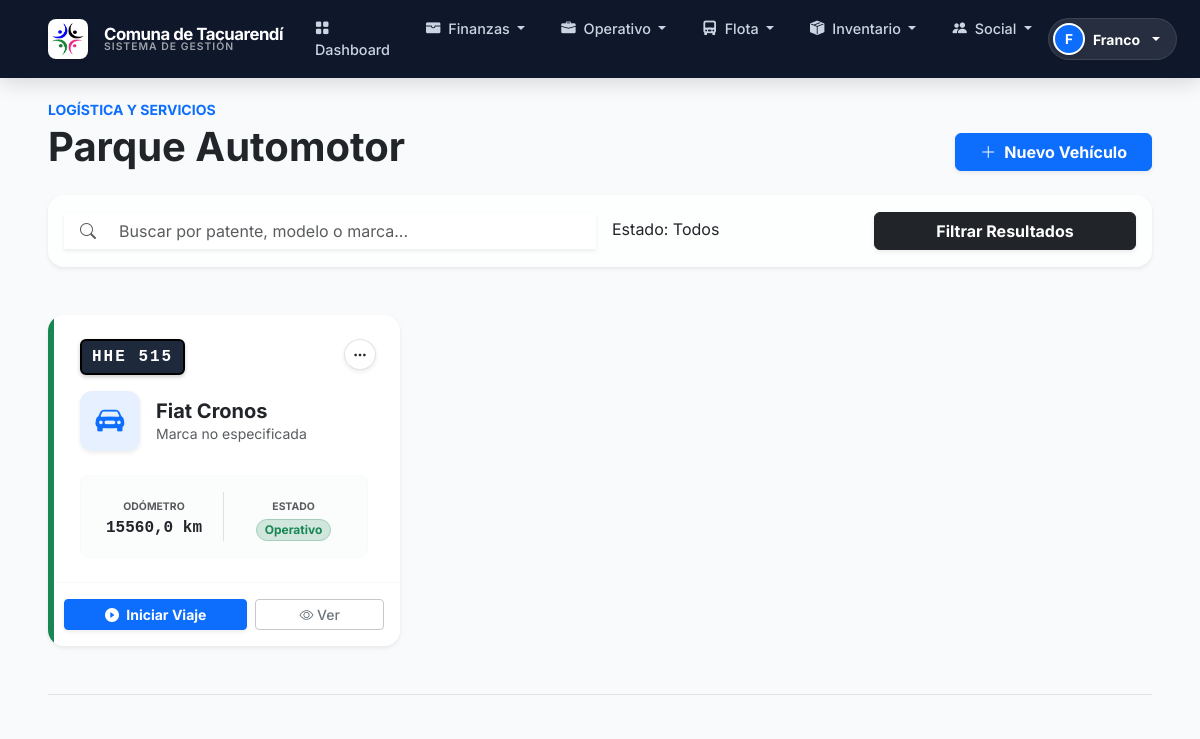
The app's page /flota/vehiculos/ (signed in) with its own data.
### finanzas/models.py (models this page shows, shortened)
class Vehiculo(models.Model):
    TIPO_CAMIONETA = "CAMIONETA"
    TIPO_CAMION = "CAMION"
    TIPO_MAQUINARIA = "MAQUINARIA"
    TIPO_AUTO = "AUTO"
    TIPO_OTRO = "OTRO"
    TIPOS_CHOICES = [
        (TIPO_CAMIONETA, "Camioneta / Utilitario"),
        (TIPO_CAMION, "Camión"),
        (TIPO_MAQUINARIA, "Maquinaria Pesada"),
        (TIPO_AUTO, "Automóvil"),
        (TIPO_OTRO, "Otro"),
    ]
    patente = models.CharField(max_length=20, unique=True, help_text="Dominio sin espacios")
    descripcion = models.CharField(max_length=200, help_text="Nombre interno (ej: Móvil 1)")
    marca = models.CharField(max_length=100, blank=True, null=True)
    modelo = models.CharField(max_length=100, blank=True, null=True)
    tipo = models.CharField(max_length=20, choices=TIPOS_CHOICES, default=TIPO_CAMIONETA)
    chasis = models.CharField(max_length=100, blank=True, null=True)
    motor = models.CharField(max_length=100, blank=True, null=True)
    area = models.ForeignKey(Area, on_delete=models.SET_NULL, null=True, blank=True)
    activo = models.BooleanField(default=True)
    kilometraje_referencia = models.DecimalField(max_digits=12, decimal_places=1, default=0)
    horometro_referencia = models.DecimalField(max_digits=12, decimal_places=1, null=True, blank=True)
    observaciones = models.TextField(blank=True, null=True)
    class Meta:
        verbose_name = "Vehículo"
        verbose_name_plural = "Vehículos"
        ordering = ["activo", "patente"]

### finanzas/views_flota.py (the view)
# urls.py: path("flota/vehiculos/", views_flota.VehiculoListView.as_view(), name="vehiculo_list"),
class VehiculoListView(OperadorSocialRequiredMixin, ListView):
    model = Vehiculo
    template_name = "finanzas/vehiculo_list.html"
    context_object_name = "vehiculos"
    paginate_by = 25
    def get_queryset(self):
        qs = Vehiculo.objects.filter(activo=True).order_by("patente")
        q = (self.request.GET.get("q") or "").strip()
        if q:
            qs = qs.filter(Q(patente__icontains=q) | Q(descripcion__icontains=q))
        return qs
    def get_context_data(self, **kwargs):
        ctx = super().get_context_data(**kwargs)
        ctx.update(roles_ctx(self.request.user))
        return ctx

### finanzas/context_processors.py (called while the page is built)
def roles_ctx(request):
    if request.user.is_authenticated:
        return get_roles_ctx(request.user)
    return {}

def comuna_ctx(request):
    return {
        "COMUNA_NOMBRE": getattr(settings, "COMUNA_NOMBRE", "Comuna de Tacuarendí"),
        "COMUNA_CUIT": getattr(settings, "COMUNA_CUIT", ""),
        "COMUNA_TELEFONO": getattr(settings, "COMUNA_TELEFONO", ""),
        "COMUNA_EMAIL": getattr(settings, "COMUNA_EMAIL", ""),
        "COMUNA_DIRECCION": getattr(settings, "COMUNA_DOMICILIO", ""),
    }

### finanzas/mixins.py (called while the page is built)
def _tiene_grupo(user, grupos):
    if not user:
        return False
    if not getattr(user, "is_authenticated", False):
        return False
    if user.is_superuser:
        return True
    return user.groups.filter(name__in=grupos).exists()

def es_admin_sistema(user):
    return _tiene_grupo(user, ["ADMIN_SISTEMA", "ADMIN"])

def es_staff_finanzas(user):
    return _tiene_grupo(user, ["Finanzas", "STAFF_FINANZAS", "TESORERIA", "SECRETARIA"])

def es_operador_finanzas(user):
    return _tiene_grupo(user, ["Finanzas", "OPERADOR_FINANZAS", "CAJA", "STAFF_FINANZAS", "ADMIN_SISTEMA"])

def es_operador_social(user):
    grupos_permitidos = [
        "Social",
        "Social Administración",
        "GENEROYNIÑEZ",
        "OPERADOR_SOCIAL",
        "MESA_ENTRADA",
        "STAFF_FINANZAS",
        "ADMIN_SISTEMA"
    ]
    return _tiene_grupo(user, grupos_permitidos)

def es_equipo_genero(user):
    return _tiene_grupo(user, ["GENEROYNIÑEZ", "ADMIN_SISTEMA"])

def puede_ver_historial_economico(user):
    if not user or not user.is_authenticated:
        return False
    if user.is_superuser:
        return True
    grupos_dinero = ["Finanzas", "STAFF_FINANZAS", "TESORERIA", "ADMIN_SISTEMA"]
    return user.groups.filter(name__in=grupos_dinero).exists()

    def dispatch(self, request, *args, **kwargs):
        if not es_operador_social(request.user):
            return self.handle_no_permission()
        return super().dispatch(request, *args, **kwargs)

### finanzas/templates/finanzas/vehiculo_list.html (shortened to what this page needs)
{% extends "finanzas/base.html" %}
{% load static %}
{% block content %}
<div class="d-flex flex-column flex-md-row justify-content-between align-items-end mb-4 gap-3 animate-fade-in">
    <div>
        <h6 class="text-uppercase text-primary fw-bold small ls-1 mb-1">Logística y Servicios</h6>
        <h1 class="display-6 fw-bold text-dark mb-0">Parque Automotor</h1>
    </div>
    {% if rol_staff_finanzas or rol_operador_finanzas %}
    <a href="{% url 'finanzas:vehiculo_create' %}" class="btn btn-primary shadow-sm fw-bold px-4 hover-lift">
        <i class="bi bi-plus-lg me-2"></i>Nuevo Vehículo
    </a>
    {% endif %}
</div>
<div class="card border-0 shadow-sm rounded-4 mb-5 overflow-hidden">
    <div class="card-body p-3 bg-light bg-opacity-25">
        <form method="get" class="row g-2 align-items-center">
            <div class="col-12 col-md-6">
                <div class="input-group shadow-sm">
                    <span class="input-group-text bg-white border-0 ps-3 text-muted"><i class="bi bi-search"></i></span>
                    <input type="text" name="q" class="form-control border-0" placeholder="Buscar por patente, modelo o marca..." value="{{ request.GET.q }}">
                </div>
            </div>
            <div class="col-6 col-md-3">
            </div>
            <div class="col-6 col-md-3">
                <button type="submit" class="btn btn-dark w-100 shadow-sm fw-bold">
                    Filtrar Resultados
                </button>
            </div>
        </form>
    </div>
</div>
{% if vehiculos %}
<div class="row g-4">
    {% for v in vehiculos %}
    <div class="col-12 col-md-6 col-xl-4">
        <div class="card h-100 border-0 shadow-sm vehicle-card rounded-4 position-relative overflow-hidden">
            <div class="position-absolute top-0 bottom-0 start-0" style="width: 6px; background-color: {% if v.activo %}#198754{% else %}#dc3545{% endif %};"></div>
            <div class="card-body p-4 ps-4">
                <div class="d-flex justify-content-between align-items-start mb-3 ps-2">
                    <div class="license-plate">{{ v.patente }}</div>
                    <div class="dropdown">
                        <button class="btn btn-white btn-sm border rounded-circle shadow-sm" type="button" data-bs-toggle="dropdown">
                            <i class="bi bi-three-dots"></i>
                        </button>
                    </div>
                </div>
                <div class="d-flex align-items-center gap-3 mb-4 ps-2">
                    <div class="icon-container shadow-sm {% if v.activo %}bg-primary bg-opacity-10 text-primary{% else %}bg-danger bg-opacity-10 text-danger{% endif %}">
                        {% if "TRACTOR" in v.descripcion|upper %}
                            <i class="bi bi-bezier2"></i> {% elif "CAMION" in v.descripcion|upper %}
                            <i class="bi bi-truck"></i>
                        {% else %}
                            <i class="bi bi-car-front-fill"></i>
                        {% endif %}
                    </div>
                    <div>
                        <h5 class="fw-bold text-dark mb-0 text-truncate" style="max-width: 200px;" title="{{ v.descripcion }}">{{ v.descripcion }}</h5>
                        <div class="text-muted small">{{ v.marca|default:"Marca no especificada" }}</div>
                    </div>
                </div>
                <div class="bg-light bg-opacity-50 rounded-3 p-3 border border-light mx-2">
                    <div class="row text-center">
                        <div class="col-6 border-end">
                            <small class="text-uppercase text-muted fw-bold" style="font-size: 0.65rem;">Odómetro</small>
                            <div class="fw-bold text-dark font-monospace">{{ v.kilometraje_referencia|default:"0" }} km</div>
                        </div>
                        <div class="col-6">
                            <small class="text-uppercase text-muted fw-bold" style="font-size: 0.65rem;">Estado</small>
                            <div>
                                {% if v.activo %}
                                    <span class="badge bg-success-subtle text-success border border-success-subtle rounded-pill px-2">Operativo</span>
                                {% else %}
                                    <span class="badge bg-danger-subtle text-danger border border-danger-subtle rounded-pill px-2">Inactivo</span>
                                {% endif %}
                            </div>
                        </div>
                    </div>
                </div>
            </div>
            <div class="card-footer bg-white border-top border-light p-3">
                <div class="row g-2">
                    <div class="col-7">
                        <a href="{% url 'finanzas:hoja_ruta_create' %}?vehiculo={{ v.pk }}" class="btn btn-primary btn-sm w-100 fw-bold shadow-sm {% if not v.activo %}disabled{% endif %}">
                            <i class="bi bi-play-circle-fill me-1"></i> Iniciar Viaje
                        </a>
                    </div>
                    <div class="col-5">
                        <a href="{% url 'finanzas:vehiculo_detail' v.pk %}" class="btn btn-outline-secondary btn-sm w-100 fw-medium border-secondary-subtle">
                            <i class="bi bi-eye"></i> Ver
                        </a>
                    </div>
                </div>
            </div>
        </div>
    </div>
    {% endfor %}
</div>
<div class="mt-5 border-top pt-3">
</div>
{% endif %}
{% endblock %}

### finanzas/templates/finanzas/base.html (shortened to what this page needs)
{% load static %}
{% load humanize %}
<!doctype html>
<html lang="es" data-bs-theme="light">
  <head>
    <link href="https://cdn.jsdelivr.net/npm/bootstrap@5.3.3/dist/css/bootstrap.min.css" rel="stylesheet">
    <link rel="stylesheet" href="https://cdn.jsdelivr.net/npm/bootstrap-icons@1.11.3/font/bootstrap-icons.min.css">
    <link href="https://cdn.jsdelivr.net/npm/select2@4.1.0-rc.0/dist/css/select2.min.css" rel="stylesheet" />
    <link rel="stylesheet" href="https://cdn.jsdelivr.net/npm/select2-bootstrap-5-theme@1.3.0/dist/select2-bootstrap-5-theme.min.css" />
    <link href="https://cdn.jsdelivr.net/npm/sweetalert2@11/dist/sweetalert2.min.css" rel="stylesheet">
  </head>
  <body>
    <nav class="navbar navbar-expand-lg navbar-dark navbar-glass sticky-top">
      <div class="container-fluid px-lg-5">
        <a class="navbar-brand d-flex align-items-center gap-3" href="{% url 'finanzas:home' %}">
            <div class="logo-box shadow-sm">
                <img src="{% static 'finanzas/img/logo-comuna.png' %}" onerror="this.style.display='none'" alt="Logo" class="logo-img">
            </div>
            <div class="d-flex flex-column lh-1">
                <span style="font-size: 1.05rem;">Comuna de Tacuarendí</span>
                <span class="brand-subtitle">Sistema de Gestión</span>
            </div>
        </a>
        <div class="collapse navbar-collapse" id="mainNav">
          {% if request.user.is_authenticated %}
            <ul class="navbar-nav mx-auto mb-2 mb-lg-0 gap-1 pt-2 pt-lg-0">
              <li class="nav-item">
                <a class="nav-link" href="{% url 'finanzas:dashboard' %}">
                    <i class="bi bi-grid-fill me-1"></i> Dashboard
                </a>
              </li>
              {% if es_operador_finanzas or es_staff_finanzas or es_admin_sistema or es_operador_social %}
              <li class="nav-item dropdown">
                <a class="nav-link dropdown-toggle" href="#" data-bs-toggle="dropdown">
                    <i class="bi bi-wallet-fill me-1"></i> Finanzas
                </a>
              </li>
              {% endif %}
              {% if es_operador_finanzas or es_operador_social or es_admin_sistema %}
              <li class="nav-item dropdown">
                <a class="nav-link dropdown-toggle" href="#" data-bs-toggle="dropdown">
                    <i class="bi bi-briefcase-fill me-1"></i> Operativo
                </a>
              </li>
              {% endif %}
              {% if es_operador_finanzas or es_operador_social or es_admin_sistema %}
              <li class="nav-item dropdown">
                <a class="nav-link dropdown-toggle" href="#" data-bs-toggle="dropdown">
                    <i class="bi bi-truck-front-fill me-1"></i> Flota
                </a>
              </li>
              {% endif %}
              {% if es_operador_finanzas or es_admin_sistema or es_operador_social %}
              <li class="nav-item dropdown">
                <a class="nav-link dropdown-toggle" href="#" data-bs-toggle="dropdown">
                    <i class="bi bi-box-seam-fill me-1"></i> Inventario
                </a>
              </li>
              {% endif %}
              <li class="nav-item dropdown">
                 <a class="nav-link dropdown-toggle" href="#" data-bs-toggle="dropdown">
                    <i class="bi bi-people-fill me-1"></i> Social
                </a>
              </li>
            </ul>
            <div class="d-flex align-items-center gap-3 pt-3 pt-lg-0">
                <div class="dropdown">
                    <a href="#" class="d-flex align-items-center gap-2 text-decoration-none dropdown-toggle p-1 rounded-pill bg-white bg-opacity-10 pe-3 text-white border border-white border-opacity-10 hover-lift" data-bs-toggle="dropdown">
                        <div class="bg-primary text-white rounded-circle d-flex align-items-center justify-content-center fw-bold shadow-sm border border-2 border-white" style="width: 32px; height: 32px; font-size: 0.85rem;">
                            {{ request.user.first_name|slice:":1"|default:request.user.username|slice:":1"|upper }}
                        </div>
                        <span class="small fw-bold">{{ request.user.first_name|default:request.user.username }}</span>
                    </a>
                </div>
            </div>
          {% else %}
            <div class="ms-auto">
                <a href="{% url 'login' %}" class="btn btn-light btn-sm px-4 fw-bold shadow-sm">Ingresar</a>
            </div>
          {% endif %}
        </div>
      </div>
    </nav>
    <main class="flex-grow-1 py-4">
      <div class="container-fluid px-lg-5">
        {% block content %}{% endblock %}
      </div>
    </main>
  </body>
</html>

### finanzas/templates/finanzas/base.html (style rules this page uses)
:root { --font-primary: 'Inter', sans-serif; --primary-color: #0f172a; --bg-body: #f8fafc; --text-main: #020617; --text-muted: #64748b; }
body { font-family: var(--font-primary); background-color: var(--bg-body); color: var(--text-main); min-height: 100vh; display: flex; flex-direction: column; }
.navbar-glass { background: #0f172a; padding: 0.6rem 0; box-shadow: 0 4px 20px rgba(0, 0, 0, 0.15); z-index: 1030; }
.navbar-brand { font-weight: 700; letter-spacing: -0.5px; color: #fff !important; }
.brand-subtitle { font-size: 0.65rem; text-transform: uppercase; letter-spacing: 1px; color: rgba(255,255,255,0.6); font-weight: 600; }
.nav-link { font-weight: 500; font-size: 0.9rem; color: #cbd5e1 !important; padding: 0.5rem 1rem !important; border-radius: 6px; transition: all 0.2s; }
.logo-box { background: white; padding: 4px; border-radius: 8px; display: flex; align-items: center; justify-content: center; height: 40px; width: 40px; }
.logo-img { max-height: 32px; width: auto; }
.card { border: 1px solid #e2e8f0; border-radius: 12px; box-shadow: 0 1px 3px rgba(0,0,0,0.05); }
.animate-fade-in { animation: fadeIn 0.4s ease-out; }
.hover-lift { transition: transform 0.2s; }

### finanzas/templates/finanzas/vehiculo_list.html (style rules this page uses)
.license-plate { background: #1e293b; color: white; border: 2px solid #000; border-radius: 6px; padding: 4px 10px; font-family: 'Courier New', monospace; font-weight: 700; letter-spacing: 2px; text-transform: uppercase; display: inline-block; box-shadow: 0 2px 4px rgba(0,0,0,0.2); }
.vehicle-card { transition: all 0.2s; border: 1px solid #e2e8f0; }
.icon-container { width: 60px; height: 60px; display: flex; align-items: center; justify-content: center; border-radius: 12px; font-size: 1.8rem; }

### records on screen
Vehiculo: activo True (drawn), patente "HHE 515", descripcion "Fiat Cronos", marca "Marca no especificada", kilometraje_referencia "15560,0"

### other values on screen
{{ request.user.first_name|default:request.user.username }} "Franco"
